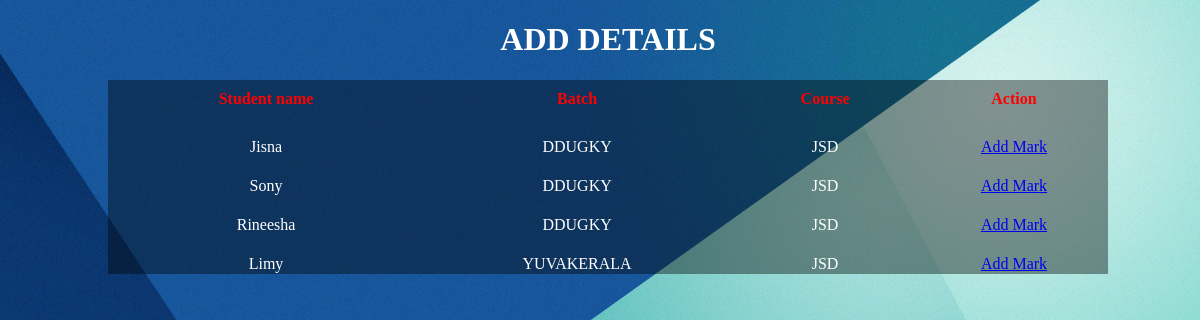
Screenshot of /academy_management_system-master/add_mark_tb_ddu.php with the database file from the repository.
### tables this page shows
CREATE TABLE `student_details` (
  `enrollment_id` varchar(20) NOT NULL,
  `stud_fname` varchar(20) NOT NULL,
  `stud_mname` varchar(20) NOT NULL,
  `stud_lname` varchar(20) NOT NULL,
  `login_id` int(10) NOT NULL,
  `batch` varchar(30) NOT NULL,
  `course` varchar(20) NOT NULL,
  `startTime` date NOT NULL,
  `endTime` date NOT NULL,
  `address` varchar(40) NOT NULL,
  `district` varchar(20) NOT NULL,
  `pg` varchar(30) NOT NULL,
  `cgpa_PG` int(10) NOT NULL,
  `uni_insti_pg` varchar(40) NOT NULL,
  `yop_pg` date DEFAULT NULL,
  `ug` varchar(30) NOT NULL,
  `cgpa_UG` varchar(10) NOT NULL,
  `uni_insti_ug` varchar(40) NOT NULL,
  `yop_ug` date DEFAULT NULL,
  `plustwo` varchar(40) NOT NULL,
  `cgpa_plustwo` varchar(10) NOT NULL,
  `brd_school_plus` varchar(40) NOT NULL,
  `yop_plus` date DEFAULT NULL,
  `sslc` varchar(40) NOT NULL,
  `cgpa_sslc` varchar(10) NOT NULL,
  `brd_schl_sslc` varchar(40) NOT NULL,
  `yop_sslc` date DEFAULT NULL
);

### academy_management_system-master/add_mark_tb_ddu.php (the view, shortened to what this page needs)
<?php
	require('db_connectivity.php');
?>
<!DOCTYPE html>
<html>
	<head>
		<link rel="stylesheet" href="css/view_table.css">
	</head>
	<body class="table">
	 <div>
	    <h1>ADD DETAILS</h1>
		<table>
			<thead>
				<tr>
					<th>Student name</th>
					<th>Batch</th>
					<th>Course</th>
                    <th>Action</th>
				</tr>
			</thead>
			<tbody>
				<?php
					$sql="select * from student_details";
					if(mysqli_query($mysql,$sql))
					{
						$result=mysqli_query($mysql,$sql);
						if(mysqli_num_rows($result)>0)
						{
							while($row=mysqli_fetch_assoc($result))
							{
								echo "<tr>
									<td>".$row['stud_fname']."</td>
									<td>".$row['batch']."</td>
									<td>".$row['course']." </td>
                                    <td><a href=add_mark.php?=".$row[''].">Add Mark</a></td>
									</tr>";
							}
						}
					}
				?>
			</tbody>
		</table>
	  </div>
	</body>
</html>

### academy_management_system-master/css/view_table.css (style rules this page uses)
.table { background-image:url("../img/stud2.jpg"); background-size:cover; background-repeat:no-repeat; width:100%; }
h1 { text-align:center; color:white; }
table { border:0px solid; border-collapse:collapse; background-color:rgba(0,0,0,0.4); width:1000px; height:auto; margin-left:100px; padding:10px; margin-top:10px; }
th { margin-top:100px; border:0px solid; border-collapse:collapse; text-align:center; color:red; padding:10px; }
td { padding-top:20px; border:0px solid; margin-top:50px; border-collapse:collapse; text-align:center; color:white; }

### rows the page displays
student_details: stud_fname "Jisna", batch "DDUGKY", course "JSD"
student_details: stud_fname "Sony", batch "DDUGKY", course "JSD"
student_details: stud_fname "Rineesha", batch "DDUGKY", course "JSD"
student_details: stud_fname "Limy", batch "YUVAKERALA", course "JSD"
